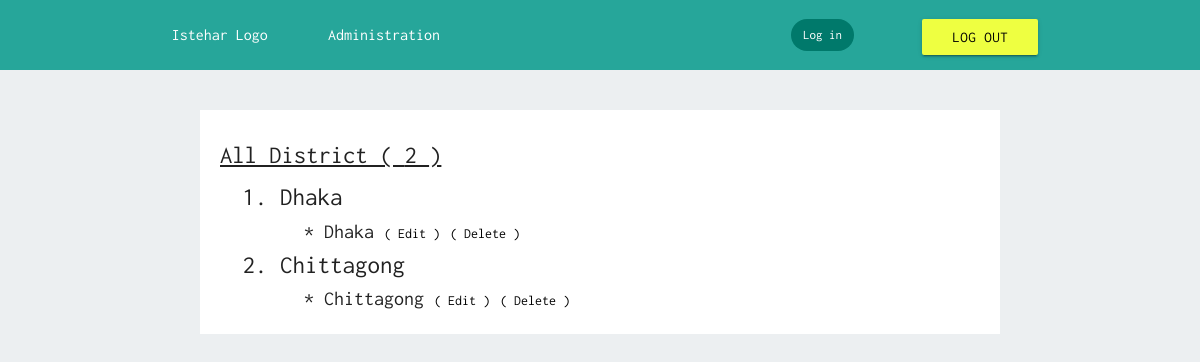
Before: /staff/district/view/ with the older database file.
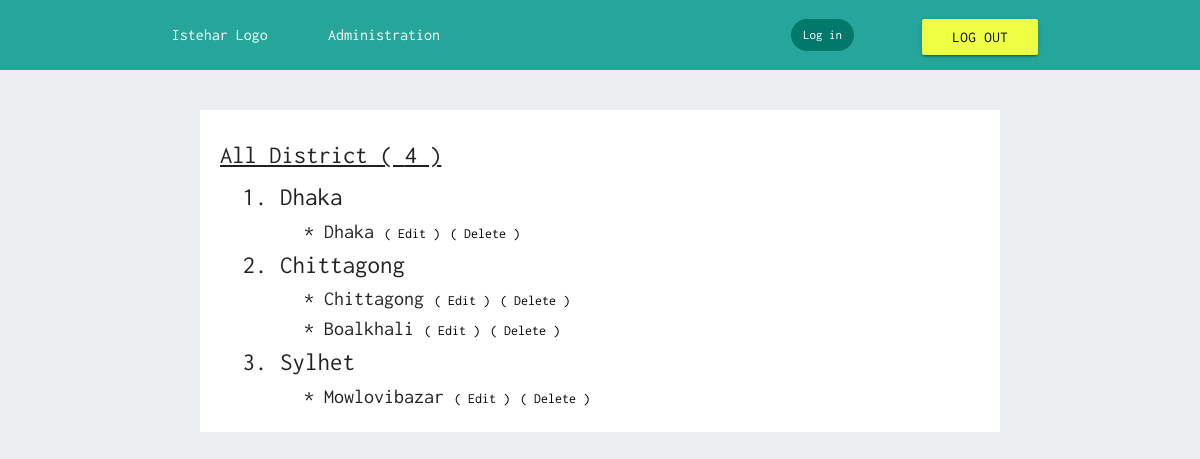
After: the same page with the newer database file.
### staff/models.py (models this page shows, shortened)
class Division(models.Model):
    name = models.CharField(max_length=50, null=True, blank=True)

class District(models.Model):
    division = models.ForeignKey(Division, on_delete=models.CASCADE, null=True, blank=True)
    name = models.CharField(max_length=50, null=True, blank=True)

### staff/views.py (the view)
class DistrictView(View):
    template_name = 'staff/district-view.html'
    def get(self, request):
        divisions = models.Division.objects.all()
        districts = models.District.objects.all()
        count = models.District.objects.all().count()
        variables = {
            'divisions': divisions,
            'districts': districts,
            'count': count,
        }
        return render(request, self.template_name, variables)

### staff/templates/staff/district-view.html (shortened to what this page needs)
{% extends 'staff-base.html' %}
{% block body %}
<div class="row">
    <div class="col s12 m10 offset-m1 l8 offset-l2 white" style="margin-top: 40px; padding: 20px;">
        <h5><u>All District ( {{ count }} )</u></h5>
        {% for division in divisions %}
            <div class="col s12 m12 l12">
                <p class="col s12 m12 l12" style="font-size: 25px;">
                    {{ forloop.counter }}. {{ division.name | title }}
                </p>
                {% for district in districts %}
                    {% ifequal district.division division %}
                        <p class="col s12 m10 offset-m1 l10 offset-l1" style="font-size: 20px;">
                            * {{ district.name | title }}
                            <a href="#" class="black-text" style="font-size: 14px;">( Edit )</a>
                            <a href="#" class="black-text" style="font-size: 14px;">( Delete )</a>
                        </p>
                    {% endifequal %}
                {% endfor %}
            </div>
        {% endfor %}
    </div>
</div>
{% endblock %}

Changed rows visible on the page:
added District: name "Boalkhali", shown under Division "Chittagong"
added Division: name "Sylhet"
added District: name "Mowlovibazar", shown under "Sylhet"
Other visible differences:
{{ count }}: "2" → "4"
